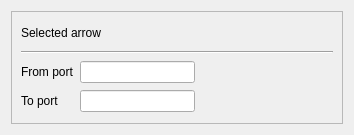
<?xml version="1.0" encoding="UTF-8"?>
<ui version="4.0">
 <class>ArrowNotification</class>
 <widget class="QWidget" name="ArrowNotification">
  <property name="geometry">
   <rect>
    <x>0</x>
    <y>0</y>
    <width>354</width>
    <height>135</height>
   </rect>
  </property>
  <property name="windowTitle">
   <string>ArrowNotification</string>
  </property>
  <layout class="QGridLayout" name="gridLayout">
   <item row="0" column="0">
    <widget class="QFrame" name="content">
     <property name="frameShape">
      <enum>QFrame::StyledPanel</enum>
     </property>
     <property name="frameShadow">
      <enum>QFrame::Raised</enum>
     </property>
     <layout class="QGridLayout" name="gridLayout_2">
      <item row="1" column="0" colspan="8">
       <widget class="Line" name="line">
        <property name="orientation">
         <enum>Qt::Horizontal</enum>
        </property>
       </widget>
      </item>
      <item row="0" column="0" colspan="3">
       <widget class="QLabel" name="title">
        <property name="text">
         <string>Selected arrow</string>
        </property>
       </widget>
      </item>
      <item row="0" column="7">
       <widget class="QPushButton" name="buttonDelete">
        <property name="cursor">
         <cursorShape>PointingHandCursor</cursorShape>
        </property>
        <property name="toolTip">
         <string>Cancel</string>
        </property>
        <property name="text">
         <string/>
        </property>
        <property name="icon">
         <iconset resource="../../../../resources/resources.qrc">
          <normaloff>:/resources/open_iconic/png/x-4x.png</normaloff>:/resources/open_iconic/png/x-4x.png</iconset>
        </property>
        <property name="flat">
         <bool>true</bool>
        </property>
       </widget>
      </item>
      <item row="2" column="0">
       <widget class="QLabel" name="labelFrom">
        <property name="sizePolicy">
         <sizepolicy hsizetype="Maximum" vsizetype="Preferred">
          <horstretch>0</horstretch>
          <verstretch>0</verstretch>
         </sizepolicy>
        </property>
        <property name="minimumSize">
         <size>
          <width>50</width>
          <height>0</height>
         </size>
        </property>
        <property name="text">
         <string>From port</string>
        </property>
       </widget>
      </item>
      <item row="2" column="1" colspan="5">
       <widget class="QLineEdit" name="editFrom">
        <property name="readOnly">
         <bool>true</bool>
        </property>
       </widget>
      </item>
      <item row="4" column="0">
       <widget class="QLabel" name="labelTo">
        <property name="sizePolicy">
         <sizepolicy hsizetype="Maximum" vsizetype="Preferred">
          <horstretch>0</horstretch>
          <verstretch>0</verstretch>
         </sizepolicy>
        </property>
        <property name="minimumSize">
         <size>
          <width>50</width>
          <height>0</height>
         </size>
        </property>
        <property name="text">
         <string>To port</string>
        </property>
       </widget>
      </item>
      <item row="4" column="1" colspan="5">
       <widget class="QLineEdit" name="editTo">
        <property name="readOnly">
         <bool>true</bool>
        </property>
       </widget>
      </item>
      <item row="2" column="6" colspan="2">
       <layout class="QHBoxLayout" name="horizontalLayout_2">
        <item>
         <widget class="QPushButton" name="buttonEditFrom">
          <property name="cursor">
           <cursorShape>PointingHandCursor</cursorShape>
          </property>
          <property name="toolTip">
           <string>Edit</string>
          </property>
          <property name="text">
           <string/>
          </property>
          <property name="icon">
           <iconset resource="../../../../resources/resources.qrc">
            <normaloff>:/resources/open_iconic/png/pencil-4x.png</normaloff>:/resources/open_iconic/png/pencil-4x.png</iconset>
          </property>
          <property name="flat">
           <bool>true</bool>
          </property>
         </widget>
        </item>
        <item>
         <widget class="QPushButton" name="buttonValidateFrom">
          <property name="cursor">
           <cursorShape>PointingHandCursor</cursorShape>
          </property>
          <property name="toolTip">
           <string>Validate</string>
          </property>
          <property name="text">
           <string/>
          </property>
          <property name="icon">
           <iconset resource="../../../../resources/resources.qrc">
            <normaloff>:/resources/open_iconic/png/circle-check-4x.png</normaloff>:/resources/open_iconic/png/circle-check-4x.png</iconset>
          </property>
          <property name="flat">
           <bool>true</bool>
          </property>
         </widget>
        </item>
        <item>
         <widget class="QPushButton" name="buttonCancelFrom">
          <property name="cursor">
           <cursorShape>PointingHandCursor</cursorShape>
          </property>
          <property name="toolTip">
           <string>Cancel</string>
          </property>
          <property name="text">
           <string/>
          </property>
          <property name="icon">
           <iconset resource="../../../../resources/resources.qrc">
            <normaloff>:/resources/open_iconic/png/circle-x-4x.png</normaloff>:/resources/open_iconic/png/circle-x-4x.png</iconset>
          </property>
          <property name="flat">
           <bool>true</bool>
          </property>
         </widget>
        </item>
       </layout>
      </item>
      <item row="4" column="6" colspan="2">
       <layout class="QHBoxLayout" name="horizontalLayout">
        <item>
         <widget class="QPushButton" name="buttonEditTo">
          <property name="cursor">
           <cursorShape>PointingHandCursor</cursorShape>
          </property>
          <property name="toolTip">
           <string>Edit</string>
          </property>
          <property name="text">
           <string/>
          </property>
          <property name="icon">
           <iconset resource="../../../../resources/resources.qrc">
            <normaloff>:/resources/open_iconic/png/pencil-4x.png</normaloff>:/resources/open_iconic/png/pencil-4x.png</iconset>
          </property>
          <property name="flat">
           <bool>true</bool>
          </property>
         </widget>
        </item>
        <item>
         <widget class="QPushButton" name="buttonValidateTo">
          <property name="cursor">
           <cursorShape>PointingHandCursor</cursorShape>
          </property>
          <property name="toolTip">
           <string>Validate</string>
          </property>
          <property name="text">
           <string/>
          </property>
          <property name="icon">
           <iconset resource="../../../../resources/resources.qrc">
            <normaloff>:/resources/open_iconic/png/circle-check-4x.png</normaloff>:/resources/open_iconic/png/circle-check-4x.png</iconset>
          </property>
          <property name="flat">
           <bool>true</bool>
          </property>
         </widget>
        </item>
        <item>
         <widget class="QPushButton" name="buttonCancelTo">
          <property name="cursor">
           <cursorShape>PointingHandCursor</cursorShape>
          </property>
          <property name="toolTip">
           <string>Cancel</string>
          </property>
          <property name="text">
           <string/>
          </property>
          <property name="icon">
           <iconset resource="../../../../resources/resources.qrc">
            <normaloff>:/resources/open_iconic/png/circle-x-4x.png</normaloff>:/resources/open_iconic/png/circle-x-4x.png</iconset>
          </property>
          <property name="flat">
           <bool>true</bool>
          </property>
         </widget>
        </item>
       </layout>
      </item>
     </layout>
    </widget>
   </item>
  </layout>
 </widget>
 <resources>
  <include location="../../../../resources/resources.qrc"/>
 </resources>
 <connections/>
</ui>
